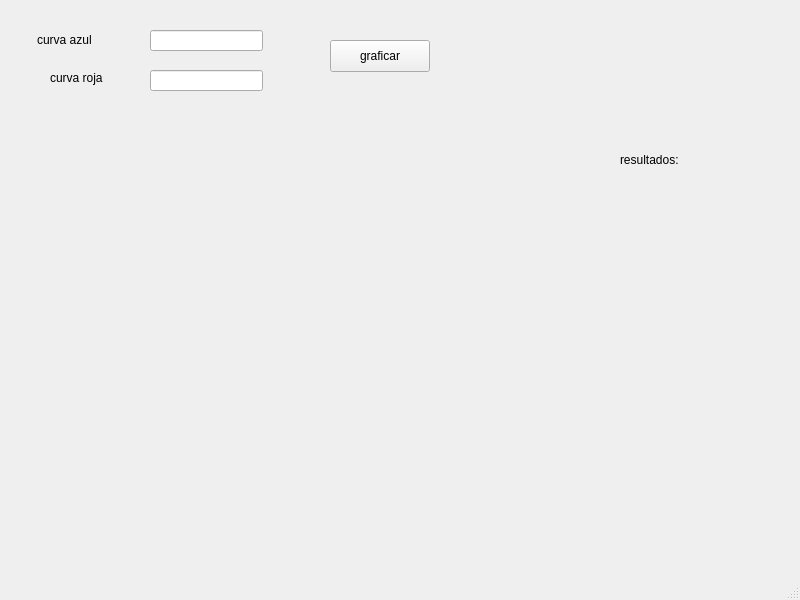
<?xml version="1.0" encoding="UTF-8"?>
<ui version="4.0">
 <class>MainWindow</class>
 <widget class="QMainWindow" name="MainWindow">
  <property name="geometry">
   <rect>
    <x>0</x>
    <y>0</y>
    <width>800</width>
    <height>600</height>
   </rect>
  </property>
  <property name="windowTitle">
   <string>MainWindow</string>
  </property>
  <widget class="QWidget" name="centralwidget">
   <widget class="QPushButton" name="pb_graficar">
    <property name="geometry">
     <rect>
      <x>330</x>
      <y>40</y>
      <width>100</width>
      <height>32</height>
     </rect>
    </property>
    <property name="text">
     <string>graficar</string>
    </property>
   </widget>
   <widget class="QLabel" name="label">
    <property name="geometry">
     <rect>
      <x>37</x>
      <y>30</y>
      <width>71</width>
      <height>20</height>
     </rect>
    </property>
    <property name="text">
     <string>curva azul</string>
    </property>
   </widget>
   <widget class="QLabel" name="label_2">
    <property name="geometry">
     <rect>
      <x>50</x>
      <y>70</y>
      <width>58</width>
      <height>16</height>
     </rect>
    </property>
    <property name="text">
     <string>curva roja</string>
    </property>
   </widget>
   <widget class="QLineEdit" name="line_azul">
    <property name="geometry">
     <rect>
      <x>150</x>
      <y>30</y>
      <width>113</width>
      <height>21</height>
     </rect>
    </property>
   </widget>
   <widget class="QLineEdit" name="line_rojo">
    <property name="geometry">
     <rect>
      <x>150</x>
      <y>70</y>
      <width>113</width>
      <height>21</height>
     </rect>
    </property>
   </widget>
   <widget class="QCustomPlot" name="grafico" native="true">
    <property name="geometry">
     <rect>
      <x>20</x>
      <y>170</y>
      <width>461</width>
      <height>311</height>
     </rect>
    </property>
   </widget>
   <widget class="QLabel" name="lbl_resultados">
    <property name="geometry">
     <rect>
      <x>570</x>
      <y>180</y>
      <width>181</width>
      <height>251</height>
     </rect>
    </property>
    <property name="text">
     <string/>
    </property>
   </widget>
   <widget class="QLabel" name="label_3">
    <property name="geometry">
     <rect>
      <x>620</x>
      <y>150</y>
      <width>71</width>
      <height>20</height>
     </rect>
    </property>
    <property name="text">
     <string>resultados:</string>
    </property>
   </widget>
  </widget>
  <widget class="QMenuBar" name="menubar">
   <property name="geometry">
    <rect>
     <x>0</x>
     <y>0</y>
     <width>800</width>
     <height>33</height>
    </rect>
   </property>
  </widget>
  <widget class="QStatusBar" name="statusbar"/>
 </widget>
 <customwidgets>
  <customwidget>
   <class>QCustomPlot</class>
   <extends>QWidget</extends>
   <header location="global">qcustomplot.h</header>
   <container>1</container>
  </customwidget>
 </customwidgets>
 <resources/>
 <connections/>
</ui>
